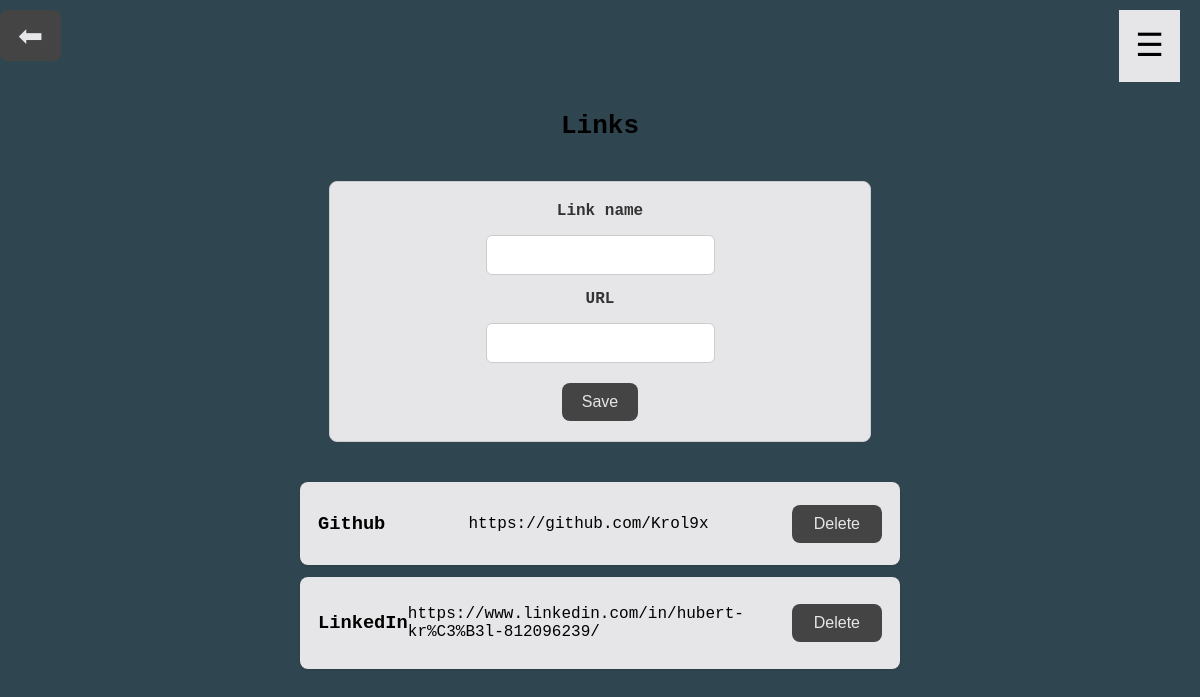
Screenshot of /admin/links (signed in) with the database file from the repository.
### app.py (models this page shows)
class Link(db.Model):
    id = db.Column(db.Integer, primary_key=True)
    name = db.Column(db.String(150), nullable=False)
    url = db.Column(db.String(255), nullable=False)

### app.py (the view)
@app.route("/admin/links", methods=["GET", "POST"])
@login_required
def admin_links():
    form = LinkForm()
    if form.validate_on_submit():
        link = Link(name=form.name.data, url=form.url.data)
        db.session.add(link)
        db.session.commit()
        flash("changes done.", "success")
        return redirect(url_for("admin_links"))
    links = Link.query.order_by(Link.name.asc()).all()
    return render_template("admin/links.html", form=form, links=links)

### app.py
class LinkForm(FlaskForm):
    name = StringField("Link name", validators=[DataRequired()])
    url = StringField("URL", validators=[DataRequired()])
    submit = SubmitField("Save")

### app.py (called while the page is built)
@login_manager.user_loader
def load_user(user_id):
    return User.query.get(int(user_id))

@app.context_processor
def inject_year():
    return {"current_year": date.today().year}

### templates/admin/links.html (shortened to what this page needs)
{% extends "base.html" %}
{% block content %}
<button class="btn back-btn" onclick="history.back()">⬅</button>
<h2>Links</h2>
<form method="POST" class="form">
  <div class="form-group">
    <label>{{ form.name.label }}</label>
    {{ form.name(class="input") }}
  </div>
  <div class="form-group">
    <label>{{ form.url.label }}</label>
    {{ form.url(class="input") }}
  </div>
  <div class="form-actions">
    {{ form.submit(class="btn") }}
  </div>
</form>
<ul class="table">
  {% for link in links %}
    <li class="row">
      <h3>{{ link.name }}</h3>
      <p><a href="{{ link.url }}" target="_blank">{{ link.url }}</a></p>
      <div class="actions">
        <form method="POST" action="{{ url_for('delete_link', link_id=link.id) }}">
          <button class="btn danger" type="submit">Delete</button>
        </form>
      </div>
    </li>
  {% else %}
    <p>Brak linków.</p>
  {% endfor %}
</ul>
{% endblock %}

### static/styles/app.css (style rules this page uses)
body { width: 100%; margin: 0; padding: 0; box-sizing: border-box; background-color: #2F4550; font-family: "Fira Code", monospace; }
a { color: #000 !important; text-decoration: none !important; }
h3 { text-align: center; }
.form label { display: flex; align-items: center; gap: -10px; }
.form { display: flex; flex-direction: column; align-items: center; max-width: 500px; margin: 40px auto; padding: 20px; border: 1px solid #ccc; border-radius: 8px; background-color: #E6E6E9; }
.form label { display: flex; flex-direction: column; width: 100%; margin-bottom: 5px; font-weight: bold; }
.form input, .form textarea { padding: 8px; font-size: 16px; border: 1px solid #aaa; border-radius: 4px; width: 100%; box-sizing: border-box; }
.form .btn { padding: 10px 20px; font-size: 16px; cursor: pointer; border: none; border-radius: 5px; background-color: #E6E6E9; }
h2 { text-align: center; margin: 30px 0 20px 0; font-size: 26px; }
.form { display: flex; flex-direction: column; align-items: center; gap: 15px; margin-bottom: 40px; }
.form label { display: flex; flex-direction: column; font-weight: 600; color: #333; width: 100%; max-width: 400px; }
.form input, .form textarea, .form select { padding: 10px; font-size: 16px; border: 1px solid #ccc; border-radius: 6px; margin-top: 5px; }
.btn { display: inline-block; padding: 10px 22px; background-color: #444 !important; color: #E6E6E9 !important; border: none !important; border-radius: 8px !important; font-size: 16px; cursor: pointer; text-decoration: none !important; transition: background 0.3s; }
.btn.danger { background-color: #444 !important; color: #E6E6E9 !important; }
.table { list-style: none; padding: 0; max-width: 600px; margin: 0 auto; }
.row { display: flex; justify-content: space-between; align-items: center; background: #E6E6E9; padding: 12px 18px; border-radius: 8px; margin-bottom: 12px; box-shadow: 0 1px 3px rgba(0,0,0,0.1); }
.row form { margin: 0; }
.back-btn { display: inline-block; margin: 10px 10px 20px 0; background-color: #444 !important; color: #E6E6E9 !important; padding: 8px 18px; border-radius: 6px; font-size: 30px; transition: background 0.3s; cursor: pointer; }

### rows the page displays
Link: name "Github", url "https://github.com/Krol9x"
Link: name "LinkedIn", url "https://www.linkedin.com/in/hubert-kr%C3%B3l-812096239/"
